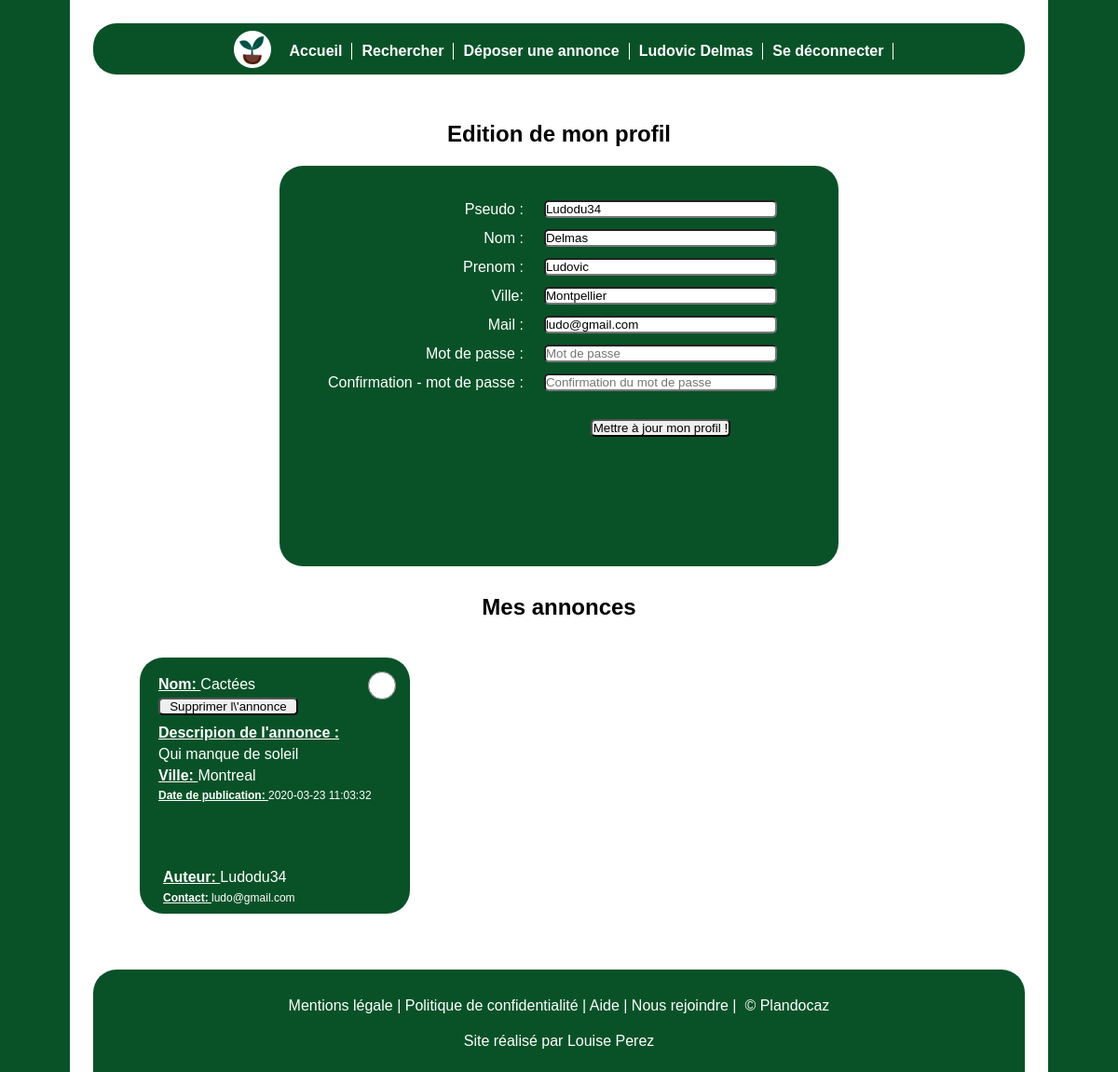
The page /profil.php (signed in) on the database its author committed.
### tables this page shows
CREATE TABLE `membres` (
  `id` int(11) NOT NULL,
  `nom_membres` varchar(255) NOT NULL,
  `prenom_membres` varchar(255) NOT NULL,
  `pseudo_membres` varchar(255) NOT NULL,
  `mail_membres` varchar(255) NOT NULL,
  `code_postal_membres` int(11) NOT NULL,
  `ville_membres` varchar(255) NOT NULL,
  `mdp` varchar(255) NOT NULL
);

CREATE TABLE `annonces` (
  `id` int(11) NOT NULL,
  `nom_plante` varchar(255) NOT NULL,
  `description_annonce` text NOT NULL,
  `ville_annonce` varchar(255) NOT NULL,
  `date_ajout` datetime DEFAULT CURRENT_TIMESTAMP,
  `annonce_active` tinyint(1) NOT NULL,
  `id_membres` int(11) NOT NULL
);

### profil.php (the view, shortened to what this page needs)
<?php
    $bdd = new PDO('mysql:host=localhost;dbname=plantdocaz', 'root', 'root');
    if(isset($_SESSION['id'])) {
        $requser = $bdd->prepare("SELECT * FROM membres WHERE id = ?");
        $requser->execute(array($_SESSION['id']));
        $user = $requser->fetch();
?>
<html>
    <head>
    <link rel="stylesheet" href="style.css">
</head>
    <body>
    <header class="navbar">
         <ul>
            <li class="navLogo"><a href="index.php"><img src="image/icone.png"></a></li>
            <li><a href="index.php">Accueil</a></li>
            <li><a href="rechercher.php">Rechercher</a></li>
            <li><a href="deposerAnnonce.php">Déposer une annonce</a></li>
            <li><a href="profil.php">            <?php
               if ($_SESSION){
                  echo $_SESSION['prenom_membres'] . ' ' . $_SESSION['nom_membres'];
               }
               else {
                   echo 'Se connecter';
               }?>
            </a></li>
            <li><a href="deconnexion.php">   <?php
               if ($_SESSION){
                  echo 'Se déconnecter';
               }
               else {
                   echo '';
               }?></a></li>
         </ul>
     </header>
    <section class="edition_profil">
        <h2>Edition de mon profil</h2>
        <section class="encart_profil">
        <form method="POST" action="" enctype="multipart/form-data">
               <table>
                    <tr>
                        <td align="right">
                            <label>Pseudo :</label>
                        </td>
                        <td>
                            <input type="text" name="newpseudo" placeholder="Pseudo" value="<?php echo $user['pseudo_membres']; ?>" />
                        </td>
                    </tr>
                    <tr>
                        <td align="right">
                            <label>Nom :</label>
                        </td>
                        <td>
                            <input type="text" name="newnom" placeholder="Nom" value="<?php echo $user['nom_membres']; ?>" />
                        </td>
                    </tr>
                    <tr>
                        <td align="right">
                            <label>Prenom :</label>
                        </td>
                        <td>
                            <input type="text" name="newprenom" placeholder="Prenom" value="<?php echo $user['prenom_membres']; ?>" />
                        </td>
                    </tr>
                    <tr>
                        <td align="right">
                            <label>Ville:</label>
                        </td>
                        <td>
                            <input type="text" name="newville" placeholder="Ville" value="<?php echo $user['ville_membres']; ?>" />
                        </td>
                    </tr>
                    <tr>
                        <td align="right">
                            <label>Mail :</label>
                        </td>
                        <td>
                            <input type="text" name="newmail" placeholder="Mail" value="<?php echo $user['mail_membres']; ?>" />
                        </td>
                    </tr>
                    <tr>
                        <td align="right">
                            <label>Mot de passe :</label>
                        </td>
                        <td>
                            <input type="password" name="newmdp1" placeholder="Mot de passe"/>
                        </td>
                    </tr>
                    <tr>
                        <td align="right">
                            <label>Confirmation - mot de passe :</label>
                        </td>
                        <td>
                            <input type="password" name="newmdp2" placeholder="Confirmation du mot de passe" />
                        </td>
                    </tr>
                    <tr>
                        <td></td>
                        <td align="center">
                            <br />
                            <input type="submit" value="Mettre à jour mon profil !" />
                        </td>
                    </tr>
                </table>
        </form>
        </section>
    </section>
    <section id="mes_annonces">
        <h2>Mes annonces</h2>
            <section class="annonces">
                <?php
                $bdd = new PDO('mysql:host=localhost;dbname=plantdocaz', 'root', 'root');
                $reponse = $bdd->query('SELECT * FROM annonces WHERE annonce_active = 1 AND id_membres="'.$_SESSION['id'].'"');
                if($reponse->rowCount() > 0) {
                    $reponse = $bdd->query('SELECT * FROM annonces WHERE annonce_active = 1 AND id_membres="'.$_SESSION['id'].'"');
                    while ($donnees = $reponse->fetch() ) { ?>
                        <div class="encart_annonce">
                            <p><strong class="information_annonce"> Nom: </strong><?php echo htmlspecialchars($donnees['nom_plante'])?></p>
                            <form method="POST" action="" enctype="multipart/form-data">
                                <input type="radio" name="corbeille" class="corbeille" value="0"/>
                                <input type="submit" value="Supprimer l\'annonce"/>
                            </form>
                            <p><strong class="information_annonce">Descripion de l'annonce : </strong></p>
                            <p><?php echo htmlspecialchars($donnees['description_annonce']) ?></p>
                            <p><strong class="information_annonce"> Ville: </strong><?php echo htmlspecialchars($donnees['ville_annonce'])?></p>
                            <p class="publication_annonce"><strong class="information_annonce"> Date de publication: </strong>
                            <?php echo htmlspecialchars($donnees['date_ajout'])?></p>
                            <?php
                            $reponse2 = $bdd->query("SELECT pseudo_membres FROM membres INNER JOIN annonces ON membres.id = ".$donnees['id_membres']);
                            $donnees2 = $reponse2->fetch(); ?>
                            <p class="auteur_annonce"><strong class="information_annonce"> Auteur: </strong><?php echo htmlspecialchars($donnees2[0])?></p>
                            <?php
                            $reponse3 = $bdd->query("SELECT mail_membres FROM membres INNER JOIN annonces ON membres.id = ".$donnees['id_membres']);
                            $donnees3 = $reponse3->fetch(); ?>
                            <p class="contact_annonce"><strong class="information_annonce"> Contact: </strong><?php echo htmlspecialchars($donnees3[0]) ?></p>
                            <br/>
                        </div>
                    <?php
                    }
                }
                else { ?>
                    <p style="color: black;">Vous n'avez pas d'annonces en cours </p>
                <?php }
                ?>
            </section>
    </section>
    <?php include 'partie/footer.php'; ?>
    </body>
</html>
<?php
}
    else {
        header("Location: connexion.php");
    }
?>

### style.css (style rules this page uses)
* { margin: 0; padding: 0; }
html { background-color: #095228; }
body { margin-left: auto; margin-right: auto; width: 1000px ; text-align: center; background-color: white; padding: 25px; font-family: "Optima" , sans-serif; color: black; }
h2 { margin-top: 30px; }
.navbar { background-color: #095228; border-radius: 25px; height: 55px; margin-bottom: 50px; }
.navLogo { border: none; }
ul { display: flex; justify-content: center; align-items: center; padding-top: 5px; }
ul li { list-style-type: none; border-right:1px solid white ; margin-left: 10px; padding-right: 10px; color: white; font-weight: bolder; }
ul li a { color: white; text-decoration: none; }
.annonces { width: 1000px; display: flex; flex-direction: row; flex-wrap: wrap; margin-top: 30px; justify-content: start; color: white; margin-left: 40px; margin-bottom: 20px; }
.annonces p { margin-top: 5px; }
.encart_annonce { width: 250px; height: 260px; background-color: #095228; border-radius: 25px; padding-top: 15px; margin: 10px; text-align: justify; padding-left: 20px; padding-right: 20px; position: relative; }
.encart_annonce p { width: 250px; }
.information_annonce { font-weight: bold; text-decoration: underline; }
.auteur_annonce { position: absolute; bottom: 30px; right: 15px; }
.publication_annonce { font-size: 12px; }
.contact_annonce { position: absolute; bottom: 10px; right: 15px; font-size: 12px; }
label { color: white; margin-right: 20px; }
.encart_profil { height: 400px; width: 500px; background-color: #095228; border-radius: 25px; margin-top: 20px; margin-left: auto; margin-right: auto; padding-left: 50px; padding-right: 50px; padding-top: 30px; text-align: justify; }
.corbeille { position: absolute; width: 30px; height: 30px; top: 10px; right: 15px; color: white; background-color: none; border-radius: 25px; }
input[type=submit] { width: 150px; }
input, textarea, select { width : 250px; margin: 5px 0px; border-radius: 5px; -webkit-box-sizing: border-box; -moz-box-sizing: border-box; box-sizing: border-box; }

### rows shown on the page
membres: newpseudo "Ludodu34", newnom "Delmas", newprenom "Ludovic", newville "Montpellier", newmail "ludo@gmail.com"
annonces: nom_plante "Cactées", description_annonce "Qui manque de soleil", ville_annonce "Montreal", date_ajout "2020-03-23 11:03:32", id_membres.pseudo_membres "Ludodu34", id_membres.mail_membres "ludo@gmail.com"

### other values the page prints
$_SESSION['prenom_membres'] "Ludovic"
$_SESSION['nom_membres'] "Delmas"
